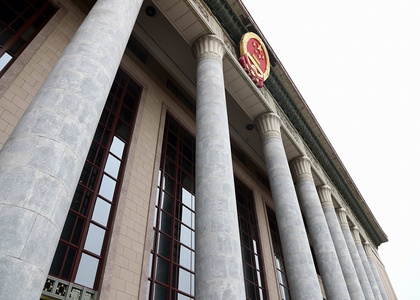
%> input picture harris corner detection/hall.jpg, 420 x 300 px, shrunk from 1417 x 1012 before the run
$ octave Harris.m   (GNU Octave 9; MATLAB toolbox functions it lacks are replaced by stand-ins)
%> lines starting %> are read from the running program, lines starting %| are printed output that depends on the picture
clear;
close all;
img = imread('hall.jpg'); % 读取图像
%> img is the input picture: size 300x420x3 uint8; mean R, G, B 151.4, 148.1, 147.1
ori_im=rgb2gray(img);
ori_im=double(ori_im);
%> ori_im: size 300x420 double
fx = [-2 -1 0 1 2]; % x方向梯度算子
%fx=[-1 0 1];
Ix = filter2(fx,ori_im); % x方向滤波
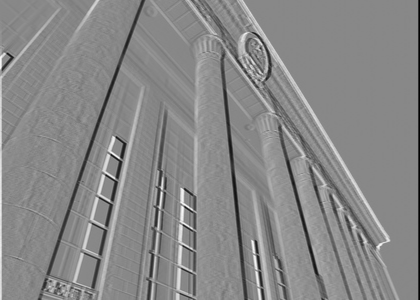
%> Ix: size 300x420 double; min -759, max 664, mean 1.4; drawn with min black and max white
fy = [-2;-1;0;1;2]; % y方向梯度算子
Iy = filter2(fy,ori_im); % y方向滤波
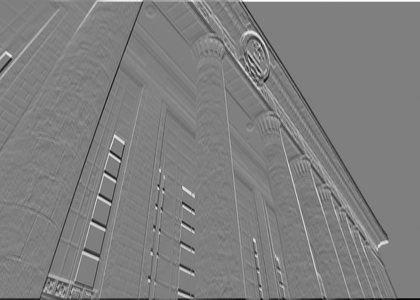
%> Iy: size 300x420 double; min -760, max 761, mean -0.1; drawn with min black and max white
Ix2 = Ix.^2;
Iy2 = Iy.^2;
Ixy = Ix.*Iy;
clear Ix;
clear Iy;

h= fspecial('gaussian',[7 7],2); % 产生7*7的高斯窗函数

Ix2 = filter2(h,Ix2);
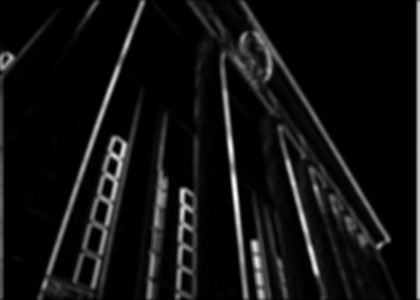
%> Ix2: size 300x420 double; min 0, max 221825.5, mean 16541.8; drawn with min black and max white
Iy2 = filter2(h,Iy2);
Ixy = filter2(h,Ixy);
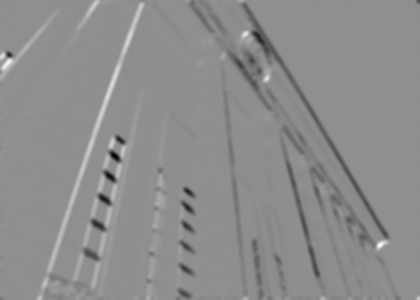
%> Ixy: size 300x420 double; min -161062, max 126120.9, mean -2023.5; drawn with min black and max white

height = size(ori_im,1);
%> height = 300
width = size(ori_im,2);
%> width = 420
result = zeros(height,width); % 纪录角点位置，角点处值为1

R = zeros(height,width);

Rmax = 0; % 图像中最大的R值
for i = 1:height
    for j = 1:width
        M = [Ix2(i,j) Ixy(i,j);Ixy(i,j) Iy2(i,j)]; % auto correlation matrix
        R(i,j) = det(M)-0.06*(trace(M))^2; % 计算R
        if R(i,j) > Rmax
            Rmax = R(i,j);
        end;
    end;
end;
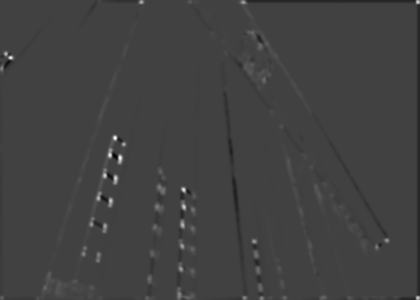
%> R: size 300x420 double; min -4.23e+09, max 1.23e+10, mean 33131343.5; drawn with min black and max white
%> after the loop, Rmax = 1.23e+10

num = 0;
for i = 2:height-1
    for j = 2:width-1
        % 进行非极大抑制，窗口大小3*3
        if R(i,j) > 0.01*Rmax && R(i,j) > R(i-1,j-1) && R(i,j) > R(i-1,j) && R(i,j) > R(i-1,j+1) && R(i,j) > R(i,j-1) && R(i,j) > R(i,j+1) && R(i,j) > R(i+1,j-1) && R(i,j) > R(i+1,j) && R(i,j) > R(i+1,j+1)
            result(i,j) = 1;
            num = num+1;
        end;
    end;
end;
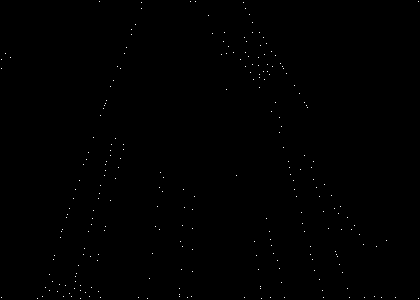
%> result: size 300x420 double; values 0 (black) and 1 (white), 0.19% white in thin lines or dots
%> after the loop, num = 244

[posc, posr] = find(result == 1);
%> posc = 244 values from 2 to 299; posr = 244 values from 2 to 419
num % 角点个数
%> num = 244
imshow(img);
hold on;
plot(posr,posc,'r.');
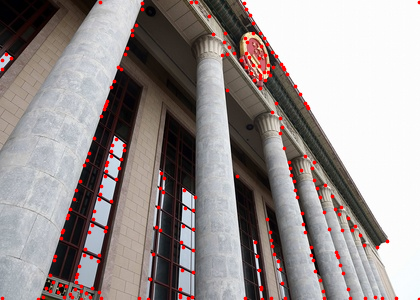
%> figure redrawn from the program's plot data
